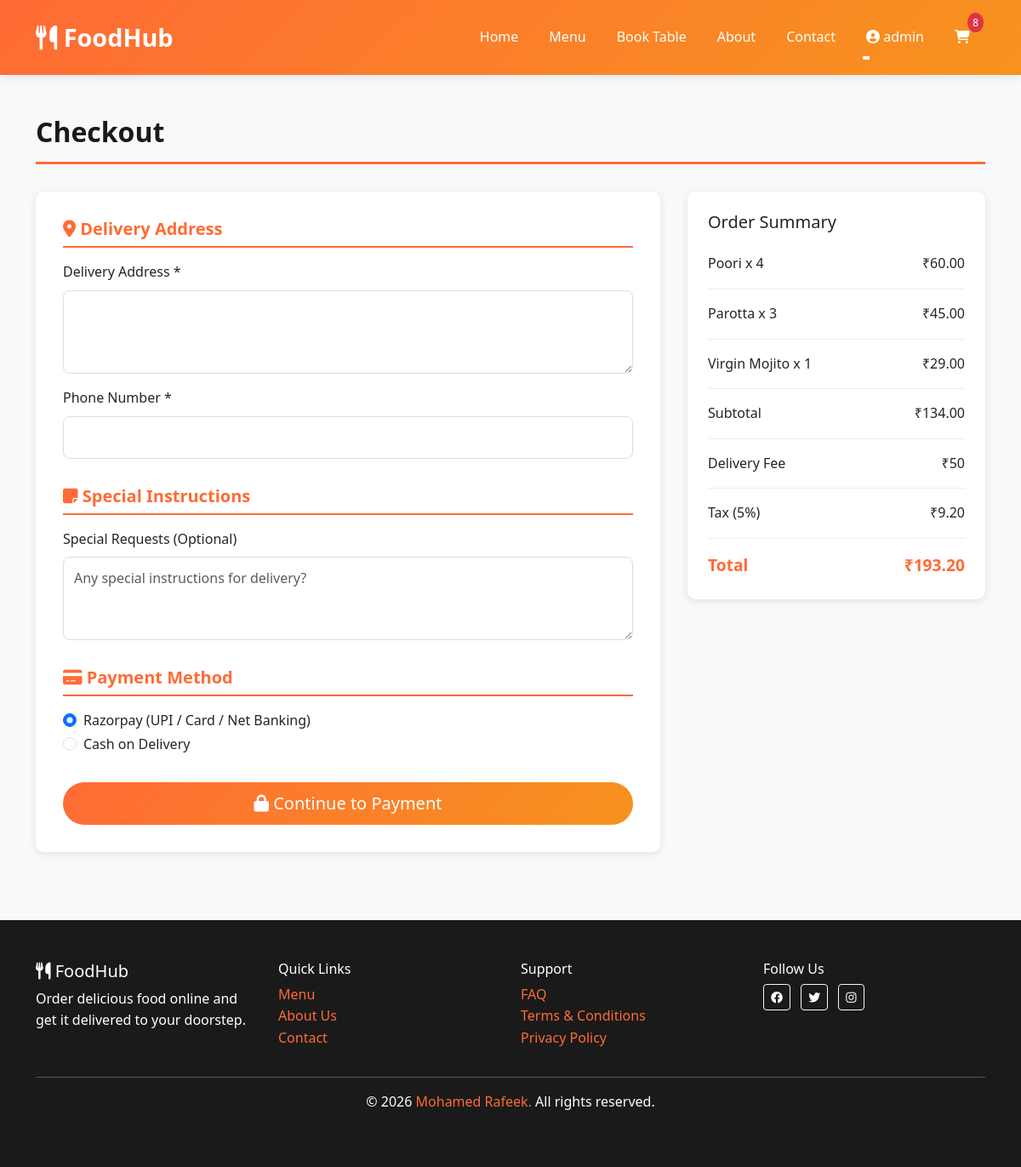
Screenshot of /orders/create/ (signed in) with the database file from the repository.
### cart/models.py (models this page shows, shortened)
class Cart(models.Model):
    user = models.OneToOneField(User, on_delete=models.CASCADE, related_name='cart')
    created_at = models.DateTimeField(auto_now_add=True)
    updated_at = models.DateTimeField(auto_now=True)
    def get_total(self):
        return sum(item.get_total() for item in self.items.all())
    def get_item_count(self):
        return sum(item.quantity for item in self.items.all())

class CartItem(models.Model):
    cart = models.ForeignKey(Cart, on_delete=models.CASCADE, related_name='items')
    food_item = models.ForeignKey(FoodItem, on_delete=models.CASCADE)
    quantity = models.PositiveIntegerField(default=1)
    added_at = models.DateTimeField(auto_now_add=True)
    def get_total(self):
        return self.food_item.price * self.quantity

### menu/models.py (models this page shows, shortened)
class FoodItem(models.Model):
    name = models.CharField(max_length=100)
    category = models.ForeignKey(Category, on_delete=models.CASCADE, related_name='items')
    description = models.TextField()
    price = models.DecimalField(max_digits=8, decimal_places=2, validators=[MinValueValidator(0)])
    image = models.ImageField(upload_to='menu_items/')
    available = models.BooleanField(default=True)
    created_at = models.DateTimeField(auto_now_add=True)
    updated_at = models.DateTimeField(auto_now=True)
    class Meta:
        ordering = ['-created_at']

### orders/views.py (the view, shortened to what this page needs)
# urls.py: path('create/', views.create_order, name='create_order'),
@login_required(login_url='login')
@require_http_methods(["GET", "POST"])
def create_order(request):
    cart = Cart.objects.get(user=request.user)
    if not cart.items.exists():
        messages.error(request, 'Your cart is empty!')
        return redirect('view_cart')
    subtotal = cart.get_total()
    delivery_fee = Decimal('50.00')
    tax = round((subtotal + delivery_fee) * Decimal('0.05'), 2)
    grand_total = subtotal + delivery_fee + tax
    context = {
        'cart': cart,
        'total': subtotal,
        'delivery_fee': delivery_fee,
        'tax': tax,
        'grand_total': grand_total,
    }
    return render(request, 'checkout.html', context)

### Template/checkout.html (shortened to what this page needs)
{% extends 'base.html' %}
{% block content %}
<div class="container">
    <h2 class="page-title">Checkout</h2>
    <div class="checkout-container">
        <div class="checkout-form">
            <form method="post">
                <div class="form-section">
                    <h5><i class="fas fa-map-marker-alt"></i> Delivery Address</h5>
                    <div class="form-group">
                        <label class="form-label">Delivery Address *</label>
                        <textarea class="form-control" name="delivery_address" rows="3" required></textarea>
                    </div>
                    <div class="form-group">
                        <label class="form-label">Phone Number *</label>
                        <input type="tel" class="form-control" name="phone" required pattern="[0-9]{10}">
                    </div>
                </div>
                <div class="form-section">
                    <h5><i class="fas fa-sticky-note"></i> Special Instructions</h5>
                    <div class="form-group">
                        <label class="form-label">Special Requests (Optional)</label>
                        <textarea class="form-control" name="special_instructions" rows="3" placeholder="Any special instructions for delivery?"></textarea>
                    </div>
                </div>
                <div class="form-section">
                    <h5><i class="fas fa-credit-card"></i> Payment Method</h5>
                    <div class="form-check">
                        <input class="form-check-input" type="radio" name="payment_method" id="razorpay" value="razorpay" checked>
                        <label class="form-check-label" for="razorpay">
                            Razorpay (UPI / Card / Net Banking)
                        </label>
                    </div>
                    <div class="form-check">
                        <input class="form-check-input" type="radio" name="payment_method" id="cash" value="cash">
                        <label class="form-check-label" for="cash">
                            Cash on Delivery
                        </label>
                    </div>
                </div>
                <button type="submit" class="btn btn-primary btn-lg w-100">
                    <i class="fas fa-lock"></i> Continue to Payment
                </button>
            </form>
        </div>
        <div class="order-summary">
            <h5 style="margin-bottom: 1.5rem;">Order Summary</h5>
            {% for item in cart.items.all %}
                <div class="summary-item">
                    <span>{{ item.food_item.name }} x {{ item.quantity }}</span>
                    <span>₹{{ item.get_total }}</span>
                </div>
            {% endfor %}
            <div class="summary-item">
                <span>Subtotal</span>
                <span>₹{{ total }}</span>
            </div>
            <div class="summary-item">
                <span>Delivery Fee</span>
                <span>₹50</span>
            </div>
            <div class="summary-item">
                <span>Tax (5%)</span>
                <span>₹{{ tax }}</span>
            </div>
            <div class="summary-total">
                <span>Total</span>
                <span>₹{{ grand_total }}</span>
            </div>
        </div>
    </div>
</div>
{% endblock %}

### Template/base.html (shortened to what this page needs)
<!DOCTYPE html>
<html lang="en">
<head>
    {% load static %}
    <link href="https://cdnjs.cloudflare.com/ajax/libs/bootstrap/5.3.0/css/bootstrap.min.css" rel="stylesheet">
    <link href="https://cdnjs.cloudflare.com/ajax/libs/font-awesome/6.4.0/css/all.min.css" rel="stylesheet">
</head>
<body>
    <nav class="navbar navbar-expand-lg navbar-dark sticky-top">
        <div class="container">
            <a class="navbar-brand" href="{% url 'home' %}">
                <i class="fas fa-utensils"></i> FoodHub
            </a>
            <div class="collapse navbar-collapse" id="navbarNav">
                <ul class="navbar-nav ms-auto">
                    <li class="nav-item">
                        <a class="nav-link" href="{% url 'home' %}">Home</a>
                    </li>
                    <li class="nav-item">
                        <a class="nav-link" href="{% url 'menu' %}">Menu</a>
                    </li>
                    <li class="nav-item">
                        <a class="nav-link" href="{% url 'book_table' %}">Book Table</a>
                    </li>
                    <li class="nav-item">
                        <a class="nav-link" href="{% url 'about' %}">About</a>
                    </li>
                    <li class="nav-item">
                        <a class="nav-link" href="{% url 'contact' %}">Contact</a>
                    </li>
                    {% if user.is_authenticated %}
                        <li class="nav-item dropdown">
                            <a class="nav-link dropdown-toggle" href="#" id="userDropdown" role="button" data-bs-toggle="dropdown">
                                <i class="fas fa-user-circle"></i> {{ user.username }}
                            </a>
                        </li>
                    {% endif %}
                    <li class="nav-item">
                        <a class="nav-link position-relative" href="{% url 'view_cart' %}">
                            <i class="fas fa-shopping-cart"></i>
                            {% if user.is_authenticated %}
                                {% if user.cart.get_item_count > 0 %}
                                    <span class="cart-badge">{{ user.cart.get_item_count }}</span>
                                {% endif %}
                            {% endif %}
                        </a>
                    </li>
                </ul>
            </div>
        </div>
    </nav>
    <main class="container-custom">
        {% block content %}{% endblock %}
    </main>
    <footer>
        <div class="container">
            <div class="row">
                <div class="col-md-3">
                    <h5><i class="fas fa-utensils"></i> FoodHub</h5>
                    <p>Order delicious food online and get it delivered to your doorstep.</p>
                </div>
                <div class="col-md-3">
                    <h6>Quick Links</h6>
                    <ul class="list-unstyled">
                        <li><a href="{% url 'menu' %}">Menu</a></li>
                        <li><a href="{% url 'about' %}">About Us</a></li>
                        <li><a href="{% url 'contact' %}">Contact</a></li>
                    </ul>
                </div>
                <div class="col-md-3">
                    <h6>Support</h6>
                    <ul class="list-unstyled">
                        <li><a href="#">FAQ</a></li>
                        <li><a href="#">Terms & Conditions</a></li>
                        <li><a href="#">Privacy Policy</a></li>
                    </ul>
                </div>
                <div class="col-md-3">
                    <h6>Follow Us</h6>
                    <a href="#" class="btn btn-sm btn-outline-light me-2">
                        <i class="fab fa-facebook"></i>
                    </a>
                    <a href="#" class="btn btn-sm btn-outline-light me-2">
                        <i class="fab fa-twitter"></i>
                    </a>
                    <a href="#" class="btn btn-sm btn-outline-light me-2">
                        <i class="fab fa-instagram"></i>
                    </a>
                </div>
            </div>
            <hr>
            <div class="text-center">
                <p>&copy; 2026 <a href="https://portfolio-react-mr.netlify.app/" target="_blank">Mohamed Rafeek.</a> All rights reserved.</p>
            </div>
        </div>
    </footer>
</body>
</html>

### Template/base.html (style rules this page uses)
* { margin: 0; padding: 0; box-sizing: border-box; }
:root { --primary-color: #ff6b35; --secondary-color: #f7931e; --dark-color: #1a1a1a; --light-color: #f4f4f4; --success-color: #28a745; --danger-color: #dc3545; }
body { font-family: 'Segoe UI', Tahoma, Geneva, Verdana, sans-serif; background-color: #f8f9fa; line-height: 1.6; }
.navbar { background: linear-gradient(135deg, var(--primary-color) 0%, var(--secondary-color) 100%); box-shadow: 0 2px 10px rgba(0,0,0,0.1); padding: 1rem 0; }
.navbar-brand { font-size: 1.8rem; font-weight: bold; color: white !important; }
.nav-link { color: white !important; margin: 0 10px; transition: all 0.3s ease; position: relative; }
.nav-link::after { content: ''; position: absolute; bottom: -5px; left: 0; width: 0; height: 2px; background-color: white; transition: width 0.3s ease; }
.cart-badge { background-color: var(--danger-color); color: white; padding: 2px 6px; border-radius: 50%; font-size: 0.75rem; position: absolute; top: -8px; right: -8px; }
footer { background-color: var(--dark-color); color: white; padding: 3rem 0; margin-top: 3rem; }
footer a { color: var(--primary-color); text-decoration: none; }
.btn-primary { background: linear-gradient(135deg, var(--primary-color) 0%, var(--secondary-color) 100%); border: none; padding: 0.6rem 1.5rem; font-weight: 500; transition: all 0.3s ease; border-radius: 25px; }
.container-custom { padding: 2rem 0; }
.page-title { color: var(--dark-color); font-weight: bold; margin-bottom: 2rem; padding: 1rem 0; border-bottom: 3px solid var(--primary-color); }

### Template/checkout.html (style rules this page uses)
.checkout-container { display: flex; gap: 2rem; }
.checkout-form { flex: 1; background: white; padding: 2rem; border-radius: 10px; box-shadow: 0 2px 10px rgba(0,0,0,0.1); }
.order-summary { width: 350px; background: white; padding: 1.5rem; border-radius: 10px; box-shadow: 0 2px 10px rgba(0,0,0,0.1); height: fit-content; }
.form-section { margin-bottom: 2rem; }
.form-section h5 { color: var(--primary-color); margin-bottom: 1rem; font-weight: bold; border-bottom: 2px solid var(--primary-color); padding-bottom: 0.5rem; }
.form-group { margin-bottom: 1rem; }
.form-control { padding: 0.75rem; border: 1px solid #ddd; border-radius: 8px; width: 100%; }
.summary-item { display: flex; justify-content: space-between; margin-bottom: 1rem; padding-bottom: 1rem; border-bottom: 1px solid #eee; }
.summary-total { display: flex; justify-content: space-between; font-weight: bold; font-size: 1.2rem; color: var(--primary-color); }

### rows the page displays
CartItem: food_item.name "Poori", quantity "4", get_total "60.00"
CartItem: food_item.name "Parotta", quantity "3", get_total "45.00"
CartItem: food_item.name "Virgin Mojito", quantity "1", get_total "29.00"

### other values shown
{{ user.username }} "admin"
{{ user.cart.get_item_count }} "8"
{{ total }} "134.00"
{{ tax }} "9.20"
{{ grand_total }} "193.20"
